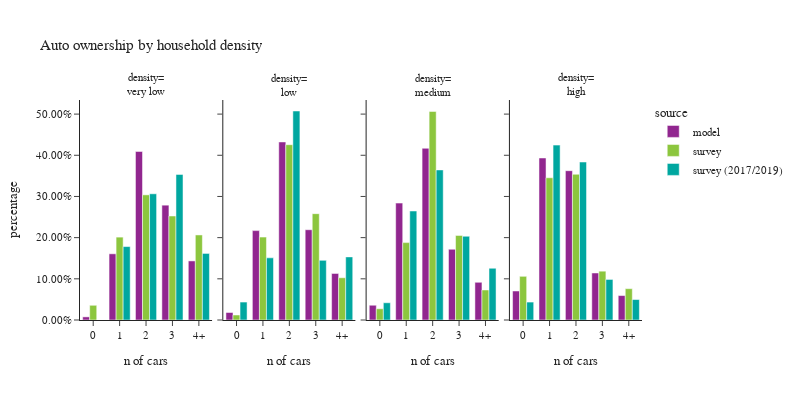

Here is the notebook cell this chart was saved with:
### Code cell
plot_auto(hh.dropna(subset=['hh_density_group']),'hh_density_group','household density','density')

### Figure 1 — Plotly figure (JSON) as saved in the notebook; plotly's stock layout.template omitted (floating-point values rounded to 4 significant figures)
{"data": [{"alignmentgroup": "True", "customdata": [[1648], [34891], [88830], [60519], [31143]], "hovertemplate": "source=model<br>hh_density_group=very low<br>auto_ownership_simple=%{x}<br>percentage=%{y}<br>sample count=%{customdata[0]}<extra></extra>", "legendgroup": "model", "marker": {"color": "#91268F", "pattern": {"shape": ""}}, "name": "model", "offsetgroup": "model", "orientation": "v", "showlegend": true, "textposition": "auto", "type": "bar", "x": ["0", "1", "2", "3", "4+"], "xaxis": "x", "y": [0.007593, 0.1608, 0.4093, 0.2788, 0.1435], "yaxis": "y"}, {"alignmentgroup": "True", "customdata": [[3957], [47109], [93839], [47575], [24546]], "hovertemplate": "source=model<br>hh_density_group=low<br>auto_ownership_simple=%{x}<br>percentage=%{y}<br>sample count=%{customdata[0]}<extra></extra>", "legendgroup": "model", "marker": {"color": "#91268F", "pattern": {"shape": ""}}, "name": "model", "offsetgroup": "model", "orientation": "v", "showlegend": false, "textposition": "auto", "type": "bar", "x": ["0", "1", "2", "3", "4+"], "xaxis": "x2", "y": [0.01823, 0.2171, 0.4324, 0.2192, 0.1131], "yaxis": "y2"}, {"alignmentgroup": "True", "customdata": [[15579], [123229], [180980], [74538], [39696]], "hovertemplate": "source=model<br>hh_density_group=medium<br>auto_ownership_simple=%{x}<br>percentage=%{y}<br>sample count=%{customdata[0]}<extra></extra>", "legendgroup": "model", "marker": {"color": "#91268F", "pattern": {"shape": ""}}, "name": "model", "offsetgroup": "model", "orientation": "v", "showlegend": false, "textposition": "auto", "type": "bar", "x": ["0", "1", "2", "3", "4+"], "xaxis": "x3", "y": [0.03589, 0.2839, 0.417, 0.1717, 0.09146], "yaxis": "y3"}, {"alignmentgroup": "True", "customdata": [[30573], [170778], [157365], [49555], [25764]], "hovertemplate": "source=model<br>hh_density_group=high<br>auto_ownership_simple=%{x}<br>percentage=%{y}<br>sample count=%{customdata[0]}<extra></extra>", "legendgroup": "model", "marker": {"color": "#91268F", "pattern": {"shape": ""}}, "name": "model", "offsetgroup": "model", "orientation": "v", "showlegend": false, "textposition": "auto", "type": "bar", "x": ["0", "1", "2", "3", "4+"], "xaxis": "x4", "y": [0.07044, 0.3935, 0.3626, 0.1142, 0.05936], "yaxis": "y4"}, {"alignmentgroup": "True", "customdata": [[9], [86], [137], [66], [37]], "hovertemplate": "source=survey<br>hh_density_group=very low<br>auto_ownership_simple=%{x}<br>percentage=%{y}<br>sample count=%{customdata[0]}<extra></extra>", "legendgroup": "survey", "marker": {"color": "#8CC63E", "pattern": {"shape": ""}}, "name": "survey", "offsetgroup": "survey", "orientation": "v", "showlegend": true, "textposition": "auto", "type": "bar", "x": ["0", "1", "2", "3", "4+"], "xaxis": "x", "y": [0.03573, 0.2013, 0.3039, 0.2526, 0.2065], "yaxis": "y"}, {"alignmentgroup": "True", "customdata": [[4], [88], [170], [60], [18]], "hovertemplate": "source=survey<br>hh_density_group=low<br>auto_ownership_simple=%{x}<br>percentage=%{y}<br>sample count=%{customdata[0]}<extra></extra>", "legendgroup": "survey", "marker": {"color": "#8CC63E", "pattern": {"shape": ""}}, "name": "survey", "offsetgroup": "survey", "orientation": "v", "showlegend": false, "textposition": "auto", "type": "bar", "x": ["0", "1", "2", "3", "4+"], "xaxis": "x2", "y": [0.01216, 0.2013, 0.4257, 0.2582, 0.1026], "yaxis": "y2"}, {"alignmentgroup": "True", "customdata": [[21], [195], [259], [65], [30]], "hovertemplate": "source=survey<br>hh_density_group=medium<br>auto_ownership_simple=%{x}<br>percentage=%{y}<br>sample count=%{customdata[0]}<extra></extra>", "legendgroup": "survey", "marker": {"color": "#8CC63E", "pattern": {"shape": ""}}, "name": "survey", "offsetgroup": "survey", "orientation": "v", "showlegend": false, "textposition": "auto", "type": "bar", "x": ["0", "1", "2", "3", "4+"], "xaxis": "x3", "y": [0.02729, 0.1879, 0.5065, 0.2054, 0.07292], "yaxis": "y3"}, {"alignmentgroup": "True", "customdata": [[63], [357], [216], [49], [25]], "hovertemplate": "source=survey<br>hh_density_group=high<br>auto_ownership_simple=%{x}<br>percentage=%{y}<br>sample count=%{customdata[0]}<extra></extra>", "legendgroup": "survey", "marker": {"color": "#8CC63E", "pattern": {"shape": ""}}, "name": "survey", "offsetgroup": "survey", "orientation": "v", "showlegend": false, "textposition": "auto", "type": "bar", "x": ["0", "1", "2", "3", "4+"], "xaxis": "x4", "y": [0.1061, 0.3454, 0.3539, 0.1185, 0.0761], "yaxis": "y4"}, {"alignmentgroup": "True", "customdata": [[0], [64], [127], [70], [39]], "hovertemplate": "source=survey (2017/2019)<br>hh_density_group=very low<br>auto_ownership_simple=%{x}<br>percentage=%{y}<br>sample count=%{customdata[0]}<extra></extra>", "legendgroup": "survey (2017/2019)", "marker": {"color": "#00A7A0", "pattern": {"shape": ""}}, "name": "survey (2017/2019)", "offsetgroup": "survey (2017/2019)", "orientation": "v", "showlegend": true, "textposition": "auto", "type": "bar", "x": ["0", "1", "2", "3", "4+"], "xaxis": "x", "y": [0.0, 0.1783, 0.3065, 0.3535, 0.1617], "yaxis": "y"}, {"alignmentgroup": "True", "customdata": [[5], [78], [154], [44], [29]], "hovertemplate": "source=survey (2017/2019)<br>hh_density_group=low<br>auto_ownership_simple=%{x}<br>percentage=%{y}<br>sample count=%{customdata[0]}<extra></extra>", "legendgroup": "survey (2017/2019)", "marker": {"color": "#00A7A0", "pattern": {"shape": ""}}, "name": "survey (2017/2019)", "offsetgroup": "survey (2017/2019)", "orientation": "v", "showlegend": false, "textposition": "auto", "type": "bar", "x": ["0", "1", "2", "3", "4+"], "xaxis": "x2", "y": [0.04344, 0.1509, 0.5075, 0.1448, 0.1533], "yaxis": "y2"}, {"alignmentgroup": "True", "customdata": [[17], [198], [289], [99], [33]], "hovertemplate": "source=survey (2017/2019)<br>hh_density_group=medium<br>auto_ownership_simple=%{x}<br>percentage=%{y}<br>sample count=%{customdata[0]}<extra></extra>", "legendgroup": "survey (2017/2019)", "marker": {"color": "#00A7A0", "pattern": {"shape": ""}}, "name": "survey (2017/2019)", "offsetgroup": "survey (2017/2019)", "orientation": "v", "showlegend": false, "textposition": "auto", "type": "bar", "x": ["0", "1", "2", "3", "4+"], "xaxis": "x3", "y": [0.04186, 0.2647, 0.3644, 0.2034, 0.1257], "yaxis": "y3"}, {"alignmentgroup": "True", "customdata": [[61], [426], [322], [63], [18]], "hovertemplate": "source=survey (2017/2019)<br>hh_density_group=high<br>auto_ownership_simple=%{x}<br>percentage=%{y}<br>sample count=%{customdata[0]}<extra></extra>", "legendgroup": "survey (2017/2019)", "marker": {"color": "#00A7A0", "pattern": {"shape": ""}}, "name": "survey (2017/2019)", "offsetgroup": "survey (2017/2019)", "orientation": "v", "showlegend": false, "textposition": "auto", "type": "bar", "x": ["0", "1", "2", "3", "4+"], "xaxis": "x4", "y": [0.04353, 0.4247, 0.3836, 0.09849, 0.04968], "yaxis": "y4"}], "layout": {"annotations": [{"font": {}, "showarrow": false, "text": "density=<br>very low", "x": 0.1175, "xanchor": "center", "xref": "paper", "y": 1.0, "yanchor": "bottom", "yref": "paper"}, {"font": {}, "showarrow": false, "text": "density=<br>low", "x": 0.3725, "xanchor": "center", "xref": "paper", "y": 1.0, "yanchor": "bottom", "yref": "paper"}, {"font": {}, "showarrow": false, "text": "density=<br>medium", "x": 0.6275, "xanchor": "center", "xref": "paper", "y": 1.0, "yanchor": "bottom", "yref": "paper"}, {"font": {}, "showarrow": false, "text": "density=<br>high", "x": 0.8825, "xanchor": "center", "xref": "paper", "y": 1.0, "yanchor": "bottom", "yref": "paper"}], "barmode": "group", "font": {"size": 11}, "height": 400, "legend": {"title": {"text": "source"}, "tracegroupgap": 0}, "title": {"text": "Auto ownership by household density"}, "width": 800, "xaxis": {"anchor": "y", "domain": [0.0, 0.235], "title": {"text": "n of cars"}}, "xaxis2": {"anchor": "y2", "domain": [0.255, 0.49], "matches": "x", "title": {"text": "n of cars"}}, "xaxis3": {"anchor": "y3", "domain": [0.51, 0.745], "matches": "x", "title": {"text": "n of cars"}}, "xaxis4": {"anchor": "y4", "domain": [0.765, 1.0], "matches": "x", "title": {"text": "n of cars"}}, "yaxis": {"anchor": "x", "domain": [0.0, 1.0], "tickformat": ".2%", "title": {"text": "percentage"}}, "yaxis2": {"anchor": "x2", "domain": [0.0, 1.0], "matches": "y", "showticklabels": false, "tickformat": ".2%"}, "yaxis3": {"anchor": "x3", "domain": [0.0, 1.0], "matches": "y", "showticklabels": false, "tickformat": ".2%"}, "yaxis4": {"anchor": "x4", "domain": [0.0, 1.0], "matches": "y", "showticklabels": false, "tickformat": ".2%"}}}
